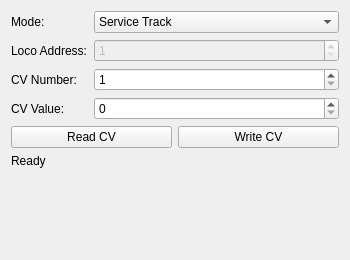
<?xml version="1.0" encoding="UTF-8"?>
<ui version="4.0">
 <class>LoconetCvProgrammer</class>
 <widget class="QWidget" name="LoconetCvProgrammer">
  <property name="geometry">
   <rect>
    <x>0</x>
    <y>0</y>
    <width>350</width>
    <height>260</height>
   </rect>
  </property>
  <property name="windowTitle">
   <string>CV Programmer</string>
  </property>
  <layout class="QVBoxLayout" name="verticalLayout">
   <item>
    <layout class="QFormLayout" name="formLayout">
     <item row="0" column="0">
      <widget class="QLabel" name="modeLabel">
       <property name="text">
        <string>Mode:</string>
       </property>
      </widget>
     </item>
     <item row="0" column="1">
      <widget class="QComboBox" name="modeCombo">
       <item>
        <property name="text">
         <string>Service Track</string>
        </property>
       </item>
       <item>
        <property name="text">
         <string>Ops Mode (no feedback)</string>
        </property>
       </item>
       <item>
        <property name="text">
         <string>Ops Mode (with feedback)</string>
        </property>
       </item>
      </widget>
     </item>
     <item row="1" column="0">
      <widget class="QLabel" name="locoAddressLabel">
       <property name="text">
        <string>Loco Address:</string>
       </property>
      </widget>
     </item>
     <item row="1" column="1">
      <widget class="QSpinBox" name="locoAddressSpin">
       <property name="enabled">
        <bool>false</bool>
       </property>
       <property name="minimum">
        <number>1</number>
       </property>
       <property name="maximum">
        <number>10239</number>
       </property>
      </widget>
     </item>
     <item row="2" column="0">
      <widget class="QLabel" name="cvNumberLabel">
       <property name="text">
        <string>CV Number:</string>
       </property>
      </widget>
     </item>
     <item row="2" column="1">
      <widget class="QSpinBox" name="cvNumberSpin">
       <property name="minimum">
        <number>1</number>
       </property>
       <property name="maximum">
        <number>1024</number>
       </property>
      </widget>
     </item>
     <item row="3" column="0">
      <widget class="QLabel" name="cvValueLabel">
       <property name="text">
        <string>CV Value:</string>
       </property>
      </widget>
     </item>
     <item row="3" column="1">
      <widget class="QSpinBox" name="cvValueSpin">
       <property name="minimum">
        <number>0</number>
       </property>
       <property name="maximum">
        <number>255</number>
       </property>
      </widget>
     </item>
    </layout>
   </item>
   <item>
    <layout class="QHBoxLayout" name="buttonLayout">
     <item>
      <widget class="QPushButton" name="readButton">
       <property name="text">
        <string>Read CV</string>
       </property>
      </widget>
     </item>
     <item>
      <widget class="QPushButton" name="writeButton">
       <property name="text">
        <string>Write CV</string>
       </property>
      </widget>
     </item>
    </layout>
   </item>
   <item>
    <widget class="QLabel" name="statusLabel">
     <property name="text">
      <string>Ready</string>
     </property>
     <property name="wordWrap">
      <bool>true</bool>
     </property>
    </widget>
   </item>
   <item>
    <spacer name="verticalSpacer">
     <property name="orientation">
      <enum>Qt::Vertical</enum>
     </property>
     <property name="sizeHint" stdset="0">
      <size>
       <width>20</width>
       <height>40</height>
      </size>
     </property>
    </spacer>
   </item>
  </layout>
 </widget>
 <resources/>
 <connections/>
</ui>
